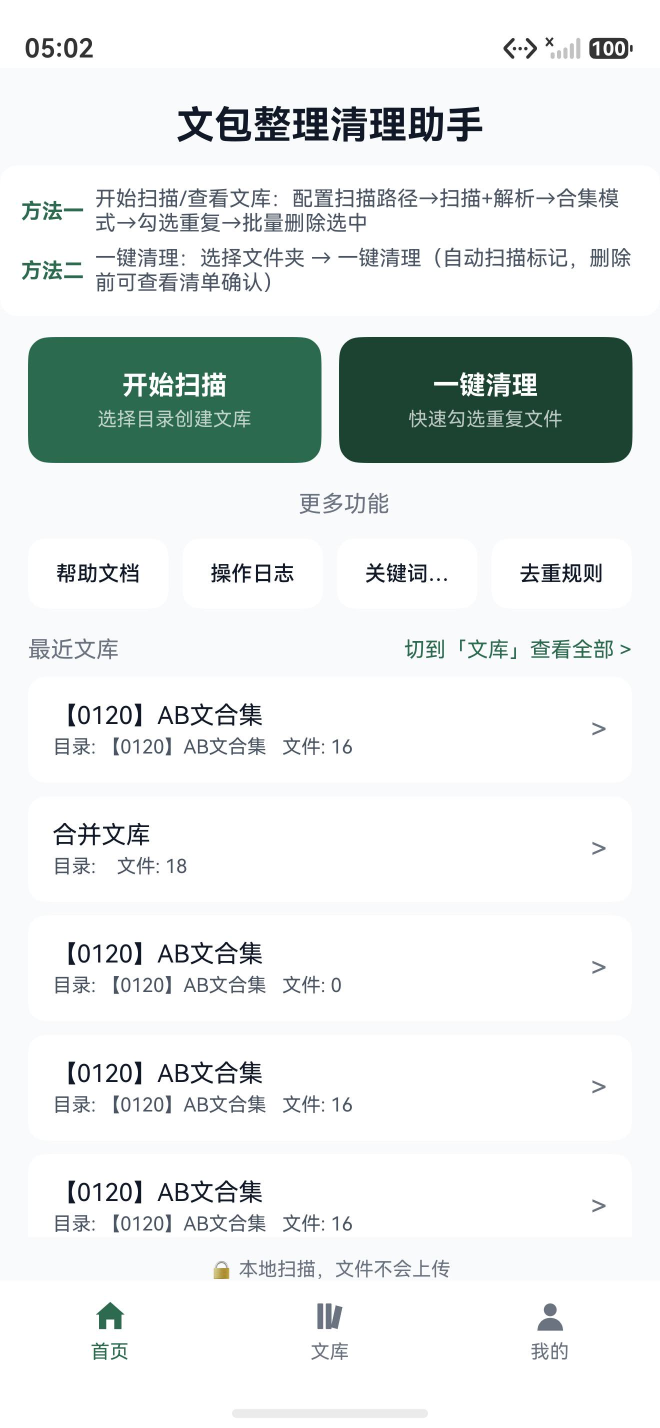
#> input picture _emu_home.jpg, 1320 x 2856 px (shown at 1/2 size); its folder holds only this picture in this run
$ python -i _process_screenshots.py   (imports and definitions only)
#> lines starting #> are read from the running program, lines starting #| are printed output that depends on the picture
"""
批量处理鸿蒙应用商店送审截图（无黑边版本）：
- 目标尺寸：1080 x 1920 px（9:16 比例）
- 输入：C:/Users/a/Pictures/*.png
- 输出：C:/Users/a/Pictures/screenshots_harmony/
- 处理逻辑（保证零黑边）：
  先等比缩放使图片覆盖目标框（scale = max(TW/iw, TH/ih)），
  再居中裁剪到 1080x1920。crop 始终在原图范围内，不产生黑边。
"""

import os
import sys
from pathlib import Path

try:
    from PIL import Image
except ImportError:
    print("需要安装 Pillow: pip install Pillow")
    sys.exit(1)

INPUT_DIR = Path("C:/Users/a/Pictures")
OUTPUT_DIR = INPUT_DIR / "screenshots_harmony"
TARGET_W = 1080
TARGET_H = 1920


def process_image(src_path: Path) -> str | None:
#> called with src_path = '_emu_home.jpg'
    try:
        img = Image.open(src_path).convert("RGB")
#> img is the input picture: PIL image 1320x2856 RGB; mean R, G, B 229.2, 233.7, 232.9
        iw, ih = img.size
#> iw = 1320; ih = 2856

        # 1) 等比放大/缩小，使图片完全覆盖目标框（取较大缩放比）
        scale = max(TARGET_W / iw, TARGET_H / ih)
#> scale = 0.818
        new_w = int(round(iw * scale))
#> new_w = 1080
        new_h = int(round(ih * scale))
#> new_h = 2337
        img = img.resize((new_w, new_h), Image.LANCZOS)
#> img: PIL image 1080x2337 RGB

        # 2) 居中裁剪到目标尺寸（new_w/new_h 一定 >= 目标，crop 在范围内）
        left = (new_w - TARGET_W) // 2
#> left = 0
        top = (new_h - TARGET_H) // 2
#> top = 208
        img = img.crop((left, top, left + TARGET_W, top + TARGET_H))
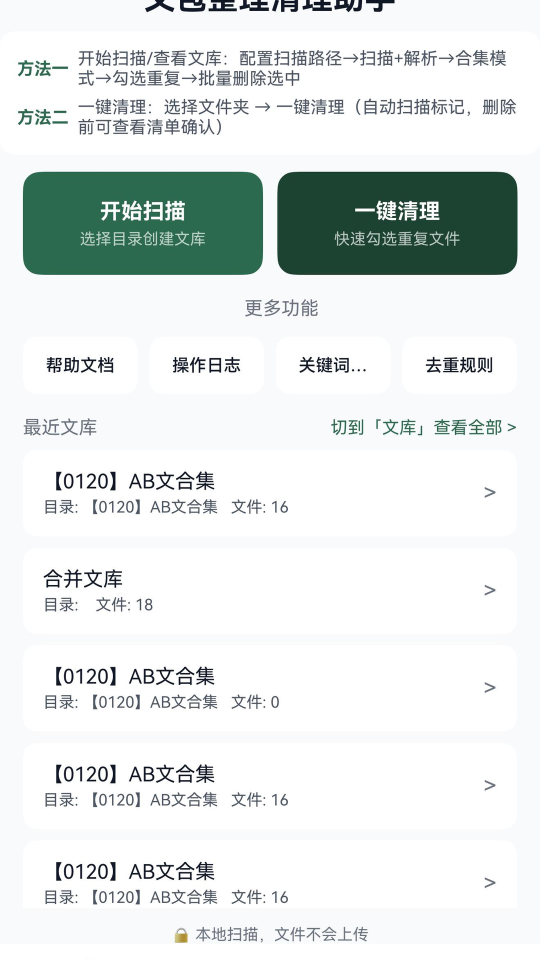
#> img: PIL image 1080x1920 RGB (shown at 1/2 size); mean R, G, B 225.6, 230.9, 229.8

        out_name = f"{src_path.stem}_{TARGET_W}x{TARGET_H}.jpg"
        out_path = OUTPUT_DIR / out_name
        img.save(out_path, "JPEG", quality=95)
        return out_name
    except Exception as e:
#> (the run stopped early here; a loop or call above may not have finished)
